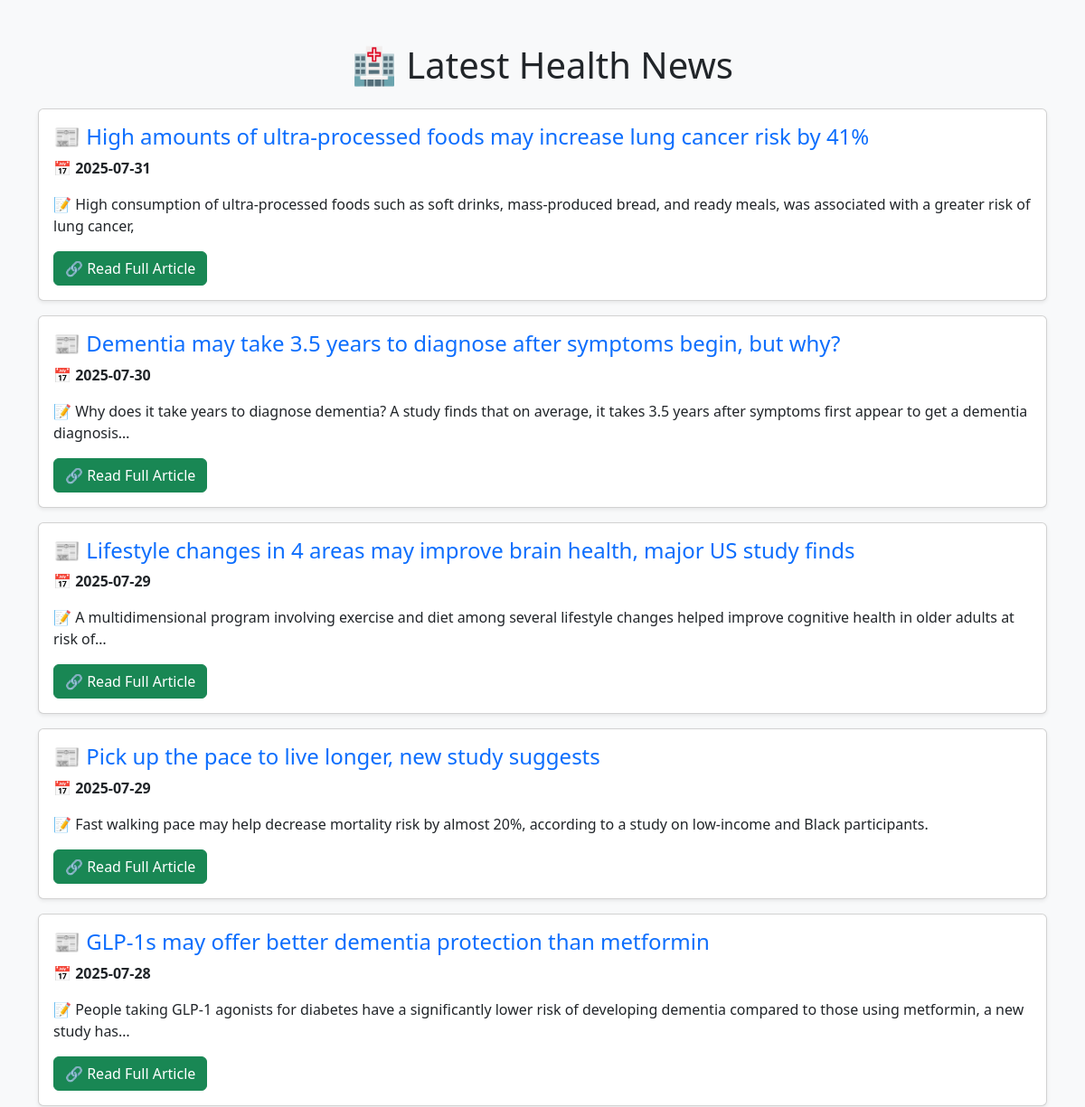
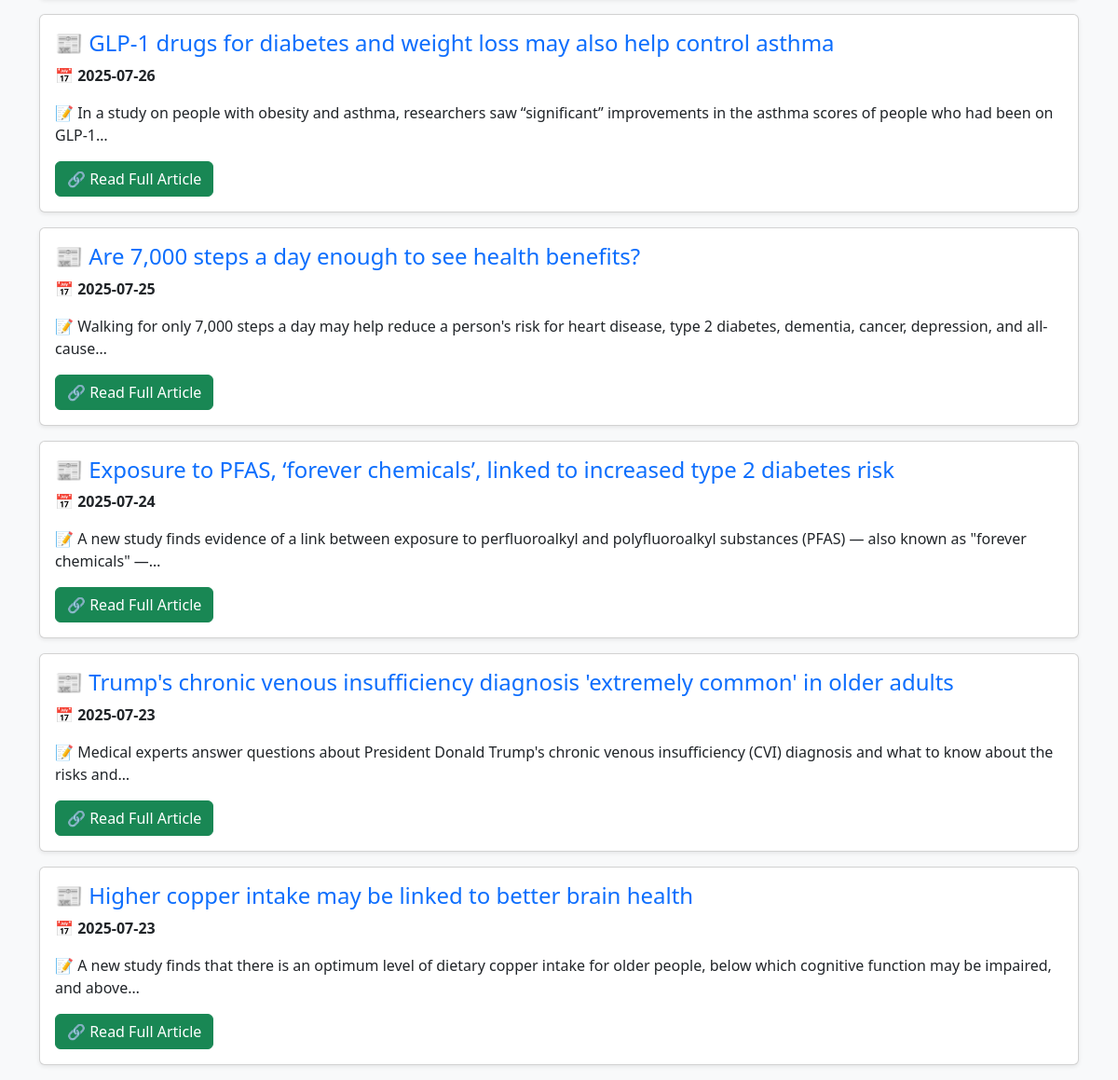
Before: / with the older database file (2 pictures, top to bottom).
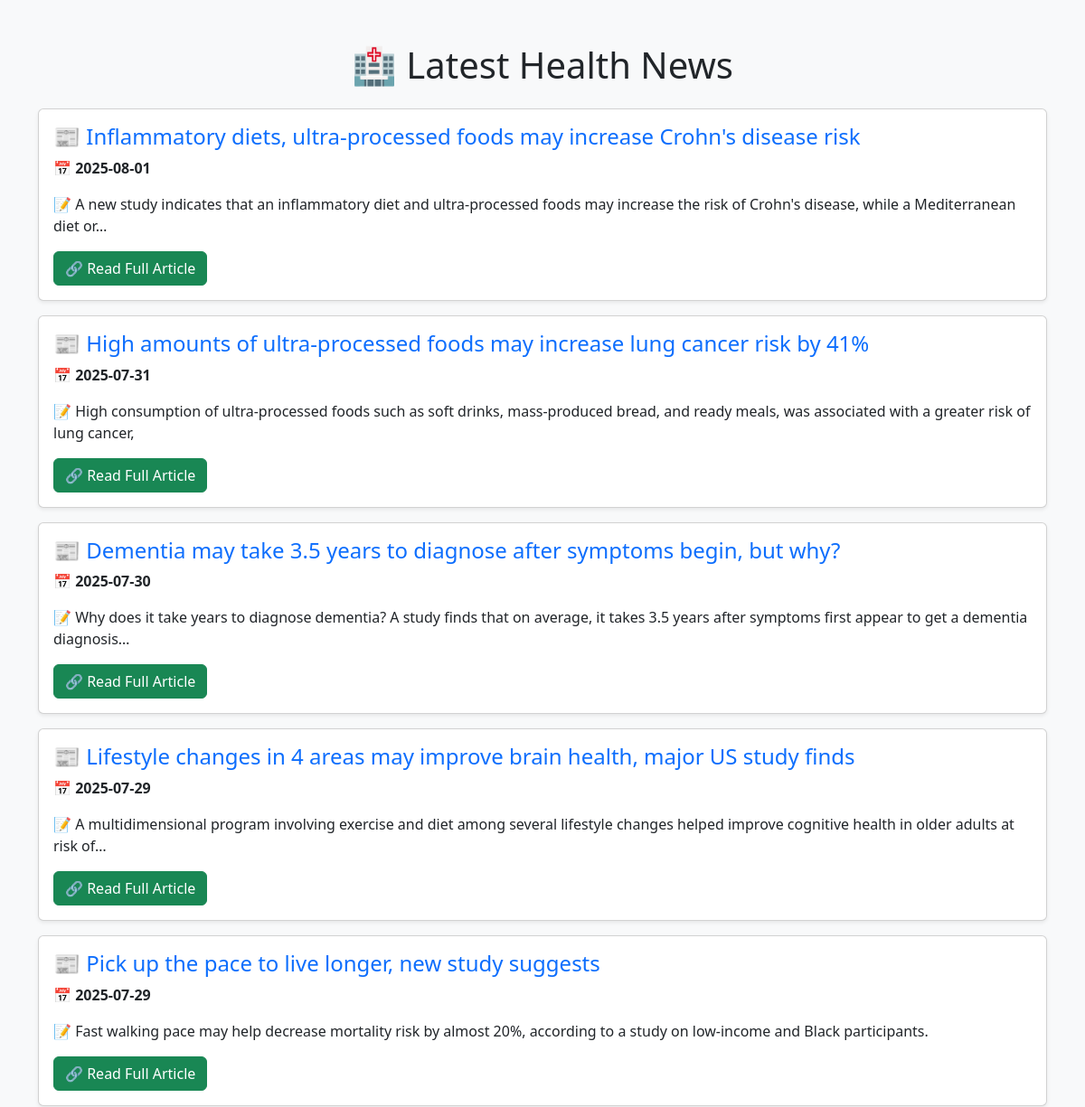
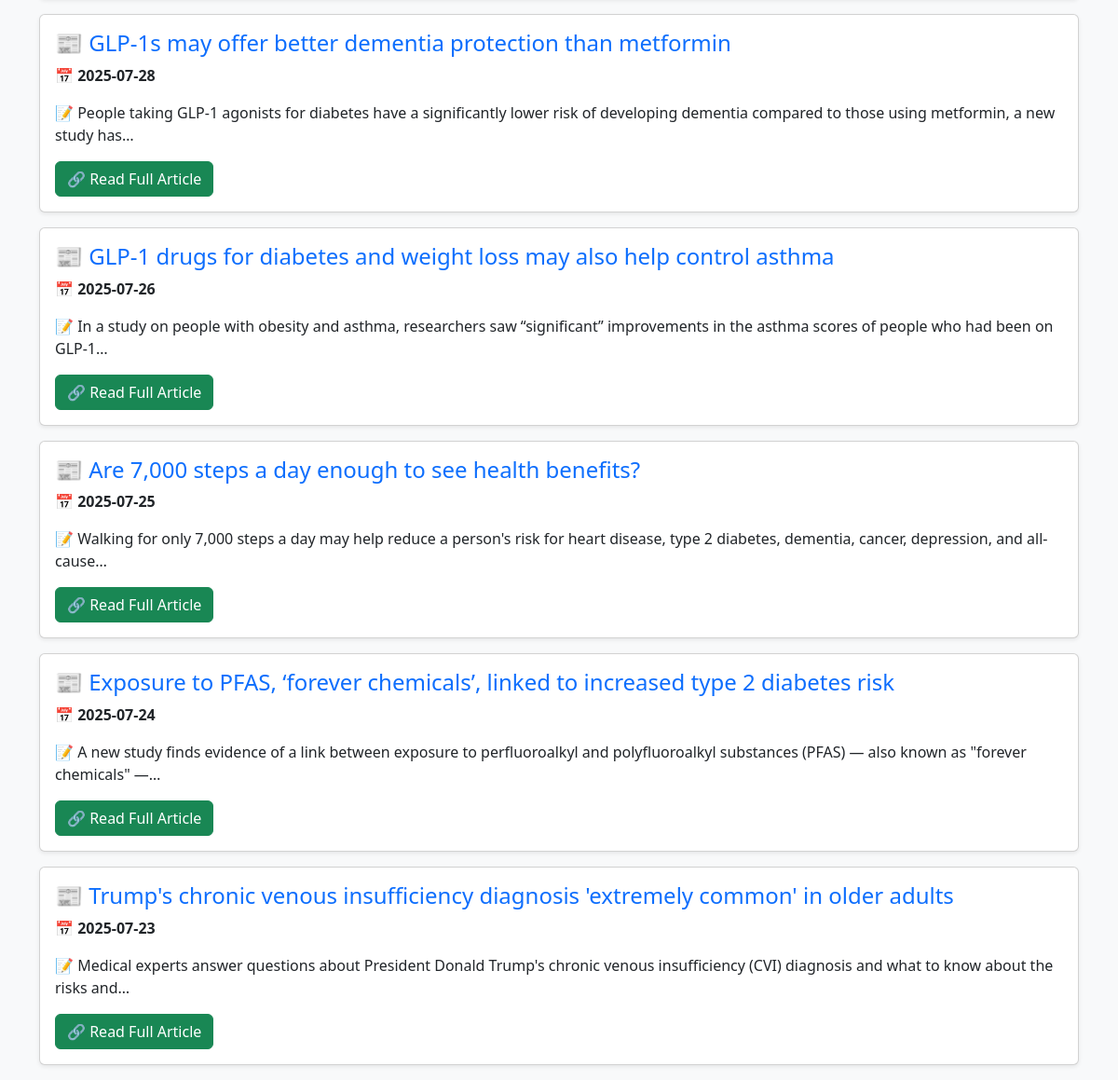
After: the same page with the newer database file (2 pictures, top to bottom).
### tables this page shows
CREATE TABLE news (
        id INTEGER PRIMARY KEY AUTOINCREMENT,
        date TEXT NOT NULL,
        title TEXT UNIQUE, 
        description TEXT,
        news_url TEXT
    );

### app.py (the view)
@app.route("/")
def index():
    page = request.args.get("page", 1, type=int)  # Get the current page number
    limit = 10  # Number of articles per page
    offset = (page - 1) * limit  # Calculate the offset
    news = fetch_news(limit, offset)
    return render_template("index.html", news=news, page=page)

### app.py (called while the page is built)
def fetch_news(limit=10, offset=0):
    conn = sqlite3.connect("health_news.db")
    cursor = conn.cursor()
    cursor.execute("SELECT date, title, description, news_url FROM news ORDER BY date DESC LIMIT ? OFFSET ?", (limit, offset))
    news_list = cursor.fetchall()
    conn.close()
    return news_list

### templates/index.html (shortened to what this page needs)
<!DOCTYPE html>
<html lang="en">
<head>
    <link href="https://cdn.jsdelivr.net/npm/bootstrap@5.3.0/dist/css/bootstrap.min.css" rel="stylesheet">
</head>
<body class="bg-light">
    <div class="container mt-5">
        <h1 class="text-center mb-4">🏥 Latest Health News</h1>
        {% for article in news %}
        <div class="card mb-3 shadow-sm">
            <div class="card-body">
                <h4 class="card-title text-primary">📰 {{ article[1] }}</h4>
                <p class="card-text">📅 <strong>{{ article[0] }}</strong></p>
                <p class="card-text">📝 {{ article[2] }}</p>
                <a href="{{ article[3] }}" class="btn btn-success" target="_blank">🔗 Read Full Article</a>
            </div>
        </div>
        {% endfor %}
    </div>
</body>
</html>

Changed rows visible on the page:
no longer on this page (row unchanged): news: title "Higher copper intake may be linked to better brain health", date "2025-07-23", description "A new study finds that there is an optimum level of dietary copper intake for older people, below which cognitive function may be impaired, and above…"
added news: title "Inflammatory diets, ultra-processed foods may increase Crohn's disease risk", date "2025-08-01", description "A new study indicates that an inflammatory diet and ultra-processed foods may increase the risk of Crohn's disease, while a Mediterranean diet or…"
